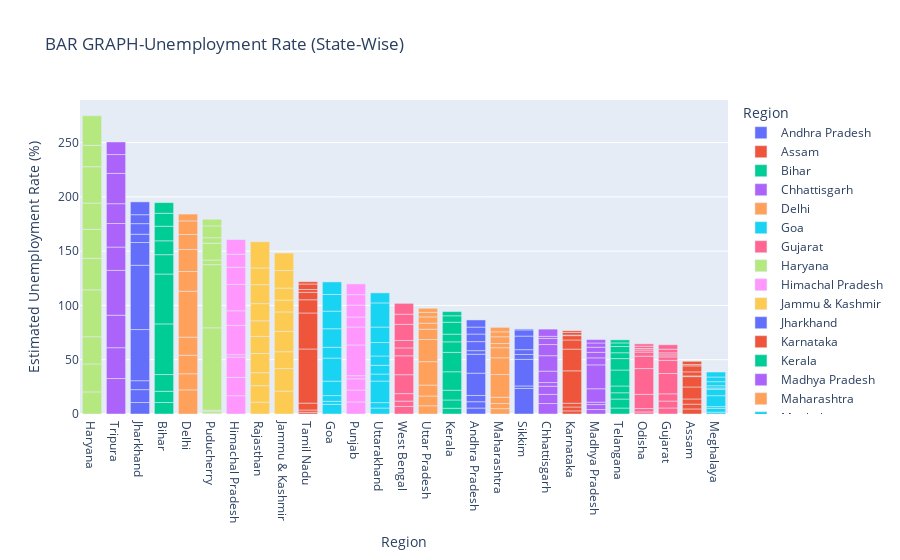

Notebook source saved alongside this figure:
### Code cell
fig=pix.bar(df,x='Region',y=' Estimated Unemployment Rate (%)',color='Region',
          title=' BAR GRAPH-Unemployment Rate (State-Wise)',template='plotly')
fig.update_layout(xaxis={'categoryorder':'total descending'})
fig.show()

### Figure 1 — Plotly figure (JSON) as saved in the notebook; plotly's stock layout.template omitted (floating-point values rounded to 4 significant figures)
{"data": [{"alignmentgroup": "True", "hovertemplate": "Region=%{x}<br> Estimated Unemployment Rate (%)=%{y}<extra></extra>", "legendgroup": "Andhra Pradesh", "marker": {"color": "#636efa", "pattern": {"shape": ""}}, "name": "Andhra Pradesh", "offsetgroup": "Andhra Pradesh", "orientation": "v", "showlegend": true, "textposition": "auto", "type": "bar", "x": ["Andhra Pradesh", "Andhra Pradesh", "Andhra Pradesh", "Andhra Pradesh", "Andhra Pradesh", "Andhra Pradesh", "Andhra Pradesh", "Andhra Pradesh", "Andhra Pradesh", "Andhra Pradesh"], "xaxis": "x", "y": [5.48, 5.83, 5.79, 20.51, 17.43, 3.31, 8.34, 6.96, 6.4, 6.59], "yaxis": "y"}, {"alignmentgroup": "True", "hovertemplate": "Region=%{x}<br> Estimated Unemployment Rate (%)=%{y}<extra></extra>", "legendgroup": "Assam", "marker": {"color": "#EF553B", "pattern": {"shape": ""}}, "name": "Assam", "offsetgroup": "Assam", "orientation": "v", "showlegend": true, "textposition": "auto", "type": "bar", "x": ["Assam", "Assam", "Assam", "Assam", "Assam", "Assam", "Assam", "Assam", "Assam", "Assam"], "xaxis": "x", "y": [4.66, 4.41, 4.77, 11.06, 9.55, 0.6, 3.77, 5.53, 1.19, 3.02], "yaxis": "y"}, {"alignmentgroup": "True", "hovertemplate": "Region=%{x}<br> Estimated Unemployment Rate (%)=%{y}<extra></extra>", "legendgroup": "Bihar", "marker": {"color": "#00cc96", "pattern": {"shape": ""}}, "name": "Bihar", "offsetgroup": "Bihar", "orientation": "v", "showlegend": true, "textposition": "auto", "type": "bar", "x": ["Bihar", "Bihar", "Bihar", "Bihar", "Bihar", "Bihar", "Bihar", "Bihar", "Bihar", "Bihar"], "xaxis": "x", "y": [10.61, 10.29, 15.43, 46.64, 45.96, 17.82, 12.79, 13.44, 11.91, 9.82], "yaxis": "y"}, {"alignmentgroup": "True", "hovertemplate": "Region=%{x}<br> Estimated Unemployment Rate (%)=%{y}<extra></extra>", "legendgroup": "Chhattisgarh", "marker": {"color": "#ab63fa", "pattern": {"shape": ""}}, "name": "Chhattisgarh", "offsetgroup": "Chhattisgarh", "orientation": "v", "showlegend": true, "textposition": "auto", "type": "bar", "x": ["Chhattisgarh", "Chhattisgarh", "Chhattisgarh", "Chhattisgarh", "Chhattisgarh", "Chhattisgarh", "Chhattisgarh", "Chhattisgarh", "Chhattisgarh", "Chhattisgarh"], "xaxis": "x", "y": [9.65, 8.38, 7.54, 3.41, 10.5, 14.23, 10.27, 5.63, 1.96, 6.62], "yaxis": "y"}, {"alignmentgroup": "True", "hovertemplate": "Region=%{x}<br> Estimated Unemployment Rate (%)=%{y}<extra></extra>", "legendgroup": "Delhi", "marker": {"color": "#FFA15A", "pattern": {"shape": ""}}, "name": "Delhi", "offsetgroup": "Delhi", "orientation": "v", "showlegend": true, "textposition": "auto", "type": "bar", "x": ["Delhi", "Delhi", "Delhi", "Delhi", "Delhi", "Delhi", "Delhi", "Delhi", "Delhi", "Delhi"], "xaxis": "x", "y": [22.23, 14.84, 17.04, 16.68, 42.27, 18.19, 20.3, 13.79, 12.53, 6.27], "yaxis": "y"}, {"alignmentgroup": "True", "hovertemplate": "Region=%{x}<br> Estimated Unemployment Rate (%)=%{y}<extra></extra>", "legendgroup": "Goa", "marker": {"color": "#19d3f3", "pattern": {"shape": ""}}, "name": "Goa", "offsetgroup": "Goa", "orientation": "v", "showlegend": true, "textposition": "auto", "type": "bar", "x": ["Goa", "Goa", "Goa", "Goa", "Goa", "Goa", "Goa", "Goa", "Goa", "Goa"], "xaxis": "x", "y": [8.89, 2.81, 5.25, 13.31, 21.25, 9.96, 17.07, 16.21, 15.38, 11.54], "yaxis": "y"}, {"alignmentgroup": "True", "hovertemplate": "Region=%{x}<br> Estimated Unemployment Rate (%)=%{y}<extra></extra>", "legendgroup": "Gujarat", "marker": {"color": "#FF6692", "pattern": {"shape": ""}}, "name": "Gujarat", "offsetgroup": "Gujarat", "orientation": "v", "showlegend": true, "textposition": "auto", "type": "bar", "x": ["Gujarat", "Gujarat", "Gujarat", "Gujarat", "Gujarat", "Gujarat", "Gujarat", "Gujarat", "Gujarat", "Gujarat"], "xaxis": "x", "y": [5.54, 6.38, 6.66, 18.71, 12.11, 3.2, 1.84, 1.87, 3.42, 4.03], "yaxis": "y"}, {"alignmentgroup": "True", "hovertemplate": "Region=%{x}<br> Estimated Unemployment Rate (%)=%{y}<extra></extra>", "legendgroup": "Haryana", "marker": {"color": "#B6E880", "pattern": {"shape": ""}}, "name": "Haryana", "offsetgroup": "Haryana", "orientation": "v", "showlegend": true, "textposition": "auto", "type": "bar", "x": ["Haryana", "Haryana", "Haryana", "Haryana", "Haryana", "Haryana", "Haryana", "Haryana", "Haryana", "Haryana"], "xaxis": "x", "y": [20.34, 25.77, 25.05, 43.22, 29.02, 26.7, 24.18, 33.5, 19.68, 27.31], "yaxis": "y"}, {"alignmentgroup": "True", "hovertemplate": "Region=%{x}<br> Estimated Unemployment Rate (%)=%{y}<extra></extra>", "legendgroup": "Himachal Pradesh", "marker": {"color": "#FF97FF", "pattern": {"shape": ""}}, "name": "Himachal Pradesh", "offsetgroup": "Himachal Pradesh", "orientation": "v", "showlegend": true, "textposition": "auto", "type": "bar", "x": ["Himachal Pradesh", "Himachal Pradesh", "Himachal Pradesh", "Himachal Pradesh", "Himachal Pradesh", "Himachal Pradesh", "Himachal Pradesh", "Himachal Pradesh", "Himachal Pradesh", "Himachal Pradesh"], "xaxis": "x", "y": [16.83, 16.84, 18.76, 2.2, 26.95, 13.47, 24.31, 15.79, 12.04, 13.46], "yaxis": "y"}, {"alignmentgroup": "True", "hovertemplate": "Region=%{x}<br> Estimated Unemployment Rate (%)=%{y}<extra></extra>", "legendgroup": "Jammu & Kashmir", "marker": {"color": "#FECB52", "pattern": {"shape": ""}}, "name": "Jammu & Kashmir", "offsetgroup": "Jammu & Kashmir", "orientation": "v", "showlegend": true, "textposition": "auto", "type": "bar", "x": ["Jammu & Kashmir", "Jammu & Kashmir", "Jammu & Kashmir", "Jammu & Kashmir", "Jammu & Kashmir", "Jammu & Kashmir", "Jammu & Kashmir", "Jammu & Kashmir", "Jammu & Kashmir"], "xaxis": "x", "y": [21.08, 20.78, 15.5, 18.74, 17.92, 10.88, 11.09, 16.17, 16.14], "yaxis": "y"}, {"alignmentgroup": "True", "hovertemplate": "Region=%{x}<br> Estimated Unemployment Rate (%)=%{y}<extra></extra>", "legendgroup": "Jharkhand", "marker": {"color": "#636efa", "pattern": {"shape": ""}}, "name": "Jharkhand", "offsetgroup": "Jharkhand", "orientation": "v", "showlegend": true, "textposition": "auto", "type": "bar", "x": ["Jharkhand", "Jharkhand", "Jharkhand", "Jharkhand", "Jharkhand", "Jharkhand", "Jharkhand", "Jharkhand", "Jharkhand", "Jharkhand"], "xaxis": "x", "y": [10.61, 11.85, 8.23, 47.09, 59.23, 20.95, 7.63, 9.76, 8.24, 11.8], "yaxis": "y"}, {"alignmentgroup": "True", "hovertemplate": "Region=%{x}<br> Estimated Unemployment Rate (%)=%{y}<extra></extra>", "legendgroup": "Karnataka", "marker": {"color": "#EF553B", "pattern": {"shape": ""}}, "name": "Karnataka", "offsetgroup": "Karnataka", "orientation": "v", "showlegend": true, "textposition": "auto", "type": "bar", "x": ["Karnataka", "Karnataka", "Karnataka", "Karnataka", "Karnataka", "Karnataka", "Karnataka", "Karnataka", "Karnataka", "Karnataka"], "xaxis": "x", "y": [2.86, 3.61, 3.46, 29.84, 19.97, 8.44, 4.01, 0.5, 2.41, 1.58], "yaxis": "y"}, {"alignmentgroup": "True", "hovertemplate": "Region=%{x}<br> Estimated Unemployment Rate (%)=%{y}<extra></extra>", "legendgroup": "Kerala", "marker": {"color": "#00cc96", "pattern": {"shape": ""}}, "name": "Kerala", "offsetgroup": "Kerala", "orientation": "v", "showlegend": true, "textposition": "auto", "type": "bar", "x": ["Kerala", "Kerala", "Kerala", "Kerala", "Kerala", "Kerala", "Kerala", "Kerala", "Kerala", "Kerala"], "xaxis": "x", "y": [5.31, 7.6, 8.99, 16.99, 17.88, 9.71, 7.09, 10.98, 5.91, 3.88], "yaxis": "y"}, {"alignmentgroup": "True", "hovertemplate": "Region=%{x}<br> Estimated Unemployment Rate (%)=%{y}<extra></extra>", "legendgroup": "Madhya Pradesh", "marker": {"color": "#ab63fa", "pattern": {"shape": ""}}, "name": "Madhya Pradesh", "offsetgroup": "Madhya Pradesh", "orientation": "v", "showlegend": true, "textposition": "auto", "type": "bar", "x": ["Madhya Pradesh", "Madhya Pradesh", "Madhya Pradesh", "Madhya Pradesh", "Madhya Pradesh", "Madhya Pradesh", "Madhya Pradesh", "Madhya Pradesh", "Madhya Pradesh", "Madhya Pradesh"], "xaxis": "x", "y": [4.11, 4.57, 2.22, 12.36, 21.98, 6.48, 5.08, 4.7, 3.91, 3.13], "yaxis": "y"}, {"alignmentgroup": "True", "hovertemplate": "Region=%{x}<br> Estimated Unemployment Rate (%)=%{y}<extra></extra>", "legendgroup": "Maharashtra", "marker": {"color": "#FFA15A", "pattern": {"shape": ""}}, "name": "Maharashtra", "offsetgroup": "Maharashtra", "orientation": "v", "showlegend": true, "textposition": "auto", "type": "bar", "x": ["Maharashtra", "Maharashtra", "Maharashtra", "Maharashtra", "Maharashtra", "Maharashtra", "Maharashtra", "Maharashtra", "Maharashtra", "Maharashtra"], "xaxis": "x", "y": [4.95, 4.69, 5.79, 20.9, 15.46, 9.23, 3.89, 6.23, 4.55, 4.1], "yaxis": "y"}, {"alignmentgroup": "True", "hovertemplate": "Region=%{x}<br> Estimated Unemployment Rate (%)=%{y}<extra></extra>", "legendgroup": "Meghalaya", "marker": {"color": "#19d3f3", "pattern": {"shape": ""}}, "name": "Meghalaya", "offsetgroup": "Meghalaya", "orientation": "v", "showlegend": true, "textposition": "auto", "type": "bar", "x": ["Meghalaya", "Meghalaya", "Meghalaya", "Meghalaya", "Meghalaya", "Meghalaya", "Meghalaya", "Meghalaya", "Meghalaya", "Meghalaya"], "xaxis": "x", "y": [1.66, 3.59, 1.58, 10.03, 5.92, 1.15, 2.1, 3.74, 4.29, 4.6], "yaxis": "y"}, {"alignmentgroup": "True", "hovertemplate": "Region=%{x}<br> Estimated Unemployment Rate (%)=%{y}<extra></extra>", "legendgroup": "Odisha", "marker": {"color": "#FF6692", "pattern": {"shape": ""}}, "name": "Odisha", "offsetgroup": "Odisha", "orientation": "v", "showlegend": true, "textposition": "auto", "type": "bar", "x": ["Odisha", "Odisha", "Odisha", "Odisha", "Odisha", "Odisha", "Odisha", "Odisha", "Odisha", "Odisha"], "xaxis": "x", "y": [1.9, 3.12, 13.08, 23.76, 11.41, 3.77, 1.88, 1.42, 2.1, 2.18], "yaxis": "y"}, {"alignmentgroup": "True", "hovertemplate": "Region=%{x}<br> Estimated Unemployment Rate (%)=%{y}<extra></extra>", "legendgroup": "Puducherry", "marker": {"color": "#B6E880", "pattern": {"shape": ""}}, "name": "Puducherry", "offsetgroup": "Puducherry", "orientation": "v", "showlegend": true, "textposition": "auto", "type": "bar", "x": ["Puducherry", "Puducherry", "Puducherry", "Puducherry", "Puducherry", "Puducherry", "Puducherry", "Puducherry", "Puducherry", "Puducherry"], "xaxis": "x", "y": [0.58, 1.76, 1.2, 75.85, 58.19, 4.24, 15.47, 5.05, 10.9, 6.18], "yaxis": "y"}, {"alignmentgroup": "True", "hovertemplate": "Region=%{x}<br> Estimated Unemployment Rate (%)=%{y}<extra></extra>", "legendgroup": "Punjab", "marker": {"color": "#FF97FF", "pattern": {"shape": ""}}, "name": "Punjab", "offsetgroup": "Punjab", "orientation": "v", "showlegend": true, "textposition": "auto", "type": "bar", "x": ["Punjab", "Punjab", "Punjab", "Punjab", "Punjab", "Punjab", "Punjab", "Punjab", "Punjab", "Punjab"], "xaxis": "x", "y": [11.11, 10.97, 10.32, 2.86, 28.33, 16.55, 9.19, 10.99, 9.61, 9.88], "yaxis": "y"}, {"alignmentgroup": "True", "hovertemplate": "Region=%{x}<br> Estimated Unemployment Rate (%)=%{y}<extra></extra>", "legendgroup": "Rajasthan", "marker": {"color": "#FECB52", "pattern": {"shape": ""}}, "name": "Rajasthan", "offsetgroup": "Rajasthan", "orientation": "v", "showlegend": true, "textposition": "auto", "type": "bar", "x": ["Rajasthan", "Rajasthan", "Rajasthan", "Rajasthan", "Rajasthan", "Rajasthan", "Rajasthan", "Rajasthan", "Rajasthan", "Rajasthan"], "xaxis": "x", "y": [10.97, 15.16, 11.9, 17.7, 15.74, 14.39, 15.81, 17.51, 15.35, 24.15], "yaxis": "y"}, {"alignmentgroup": "True", "hovertemplate": "Region=%{x}<br> Estimated Unemployment Rate (%)=%{y}<extra></extra>", "legendgroup": "Sikkim", "marker": {"color": "#636efa", "pattern": {"shape": ""}}, "name": "Sikkim", "offsetgroup": "Sikkim", "orientation": "v", "showlegend": true, "textposition": "auto", "type": "bar", "x": ["Sikkim", "Sikkim", "Sikkim", "Sikkim", "Sikkim", "Sikkim", "Sikkim", "Sikkim"], "xaxis": "x", "y": [23.57, 2.28, 24.51, 4.46, 4.45, 12.49, 5.7, 0.88], "yaxis": "y"}, {"alignmentgroup": "True", "hovertemplate": "Region=%{x}<br> Estimated Unemployment Rate (%)=%{y}<extra></extra>", "legendgroup": "Tamil Nadu", "marker": {"color": "#EF553B", "pattern": {"shape": ""}}, "name": "Tamil Nadu", "offsetgroup": "Tamil Nadu", "orientation": "v", "showlegend": true, "textposition": "auto", "type": "bar", "x": ["Tamil Nadu", "Tamil Nadu", "Tamil Nadu", "Tamil Nadu", "Tamil Nadu", "Tamil Nadu", "Tamil Nadu", "Tamil Nadu", "Tamil Nadu", "Tamil Nadu"], "xaxis": "x", "y": [1.57, 2.09, 6.4, 49.83, 33.16, 12.2, 6.81, 2.65, 5, 2.16], "yaxis": "y"}, {"alignmentgroup": "True", "hovertemplate": "Region=%{x}<br> Estimated Unemployment Rate (%)=%{y}<extra></extra>", "legendgroup": "Telangana", "marker": {"color": "#00cc96", "pattern": {"shape": ""}}, "name": "Telangana", "offsetgroup": "Telangana", "orientation": "v", "showlegend": true, "textposition": "auto", "type": "bar", "x": ["Telangana", "Telangana", "Telangana", "Telangana", "Telangana", "Telangana", "Telangana", "Telangana", "Telangana", "Telangana"], "xaxis": "x", "y": [5.49, 8.29, 5.77, 6.25, 14.7, 10.55, 5.36, 5.79, 3.27, 2.86], "yaxis": "y"}, {"alignmentgroup": "True", "hovertemplate": "Region=%{x}<br> Estimated Unemployment Rate (%)=%{y}<extra></extra>", "legendgroup": "Tripura", "marker": {"color": "#ab63fa", "pattern": {"shape": ""}}, "name": "Tripura", "offsetgroup": "Tripura", "orientation": "v", "showlegend": true, "textposition": "auto", "type": "bar", "x": ["Tripura", "Tripura", "Tripura", "Tripura", "Tripura", "Tripura", "Tripura", "Tripura", "Tripura", "Tripura"], "xaxis": "x", "y": [32.67, 28.4, 29.95, 41.23, 21.51, 21.71, 18.24, 27.92, 17.35, 11.57], "yaxis": "y"}, {"alignmentgroup": "True", "hovertemplate": "Region=%{x}<br> Estimated Unemployment Rate (%)=%{y}<extra></extra>", "legendgroup": "Uttar Pradesh", "marker": {"color": "#FFA15A", "pattern": {"shape": ""}}, "name": "Uttar Pradesh", "offsetgroup": "Uttar Pradesh", "orientation": "v", "showlegend": true, "textposition": "auto", "type": "bar", "x": ["Uttar Pradesh", "Uttar Pradesh", "Uttar Pradesh", "Uttar Pradesh", "Uttar Pradesh", "Uttar Pradesh", "Uttar Pradesh", "Uttar Pradesh", "Uttar Pradesh", "Uttar Pradesh"], "xaxis": "x", "y": [7.58, 8.98, 10.11, 21.54, 20.41, 9.47, 5.56, 5.79, 4.18, 3.75], "yaxis": "y"}, {"alignmentgroup": "True", "hovertemplate": "Region=%{x}<br> Estimated Unemployment Rate (%)=%{y}<extra></extra>", "legendgroup": "Uttarakhand", "marker": {"color": "#19d3f3", "pattern": {"shape": ""}}, "name": "Uttarakhand", "offsetgroup": "Uttarakhand", "orientation": "v", "showlegend": true, "textposition": "auto", "type": "bar", "x": ["Uttarakhand", "Uttarakhand", "Uttarakhand", "Uttarakhand", "Uttarakhand", "Uttarakhand", "Uttarakhand", "Uttarakhand", "Uttarakhand", "Uttarakhand"], "xaxis": "x", "y": [5.49, 4.99, 19.85, 6.48, 8.01, 8.61, 12.38, 14.26, 22.26, 9.23], "yaxis": "y"}, {"alignmentgroup": "True", "hovertemplate": "Region=%{x}<br> Estimated Unemployment Rate (%)=%{y}<extra></extra>", "legendgroup": "West Bengal", "marker": {"color": "#FF6692", "pattern": {"shape": ""}}, "name": "West Bengal", "offsetgroup": "West Bengal", "orientation": "v", "showlegend": true, "textposition": "auto", "type": "bar", "x": ["West Bengal", "West Bengal", "West Bengal", "West Bengal", "West Bengal", "West Bengal", "West Bengal", "West Bengal", "West Bengal", "West Bengal"], "xaxis": "x", "y": [6.94, 4.92, 6.92, 17.41, 17.41, 7.29, 6.83, 14.87, 9.35, 9.98], "yaxis": "y"}], "layout": {"autosize": true, "barmode": "relative", "legend": {"title": {"text": "Region"}, "tracegroupgap": 0}, "title": {"text": " BAR GRAPH-Unemployment Rate (State-Wise)"}, "xaxis": {"anchor": "y", "autorange": true, "categoryarray": ["Andhra Pradesh", "Assam", "Bihar", "Chhattisgarh", "Delhi", "Goa", "Gujarat", "Haryana", "Himachal Pradesh", "Jammu & Kashmir", "Jharkhand", "Karnataka", "Kerala", "Madhya Pradesh", "Maharashtra", "Meghalaya", "Odisha", "Puducherry", "Punjab", "Rajasthan", "Sikkim", "Tamil Nadu", "Telangana", "Tripura", "Uttar Pradesh", "Uttarakhand", "West Bengal"], "categoryorder": "total descending", "domain": [0, 1], "range": [-0.5, 26.5], "title": {"text": "Region"}, "type": "category"}, "yaxis": {"anchor": "x", "autorange": true, "domain": [0, 1], "range": [0, 289.2], "title": {"text": " Estimated Unemployment Rate (%)"}, "type": "linear"}}}
